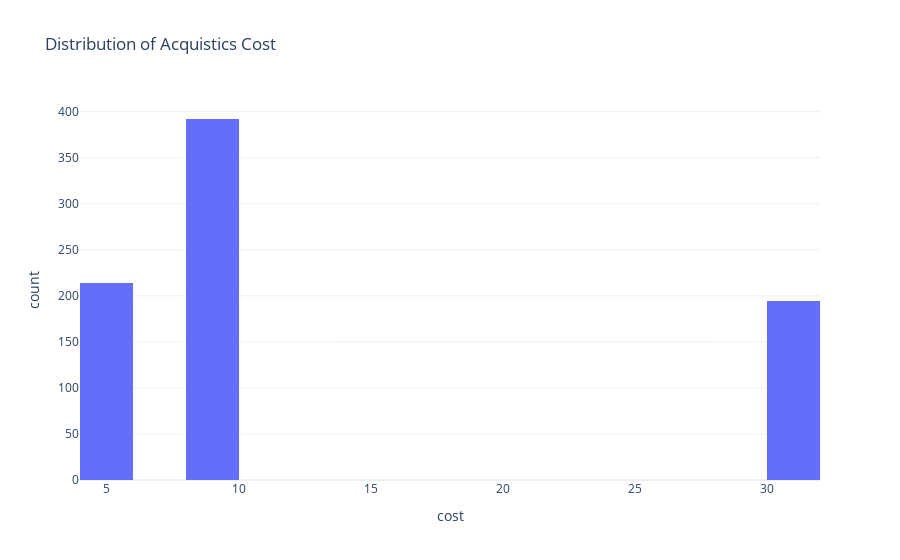

Notebook source saved alongside this figure:
### Markdown cell above
# MAKE A VISUALIZATION FOR THE DISTRIBUTION OF CUSTOMER ACQUISITION COST

### Code cell
fig=px.histogram(data,
                x="cost",
                nbins=20,
                title="Distribution of Acquistics Cost")
fig.show()

### Figure 1 — Plotly figure (JSON) as saved in the notebook; plotly's stock layout.template omitted (floating-point values rounded to 4 significant figures; data arrays with more than 128 entries replaced by an {"elided": "..."} marker saying what was removed)
{"data": [{"alignmentgroup": "True", "bingroup": "x", "hovertemplate": "cost=%{x}<br>count=%{y}<extra></extra>", "legendgroup": "", "marker": {"color": "#636efa", "pattern": {"shape": ""}}, "name": "", "nbinsx": 20, "offsetgroup": "", "orientation": "v", "showlegend": false, "type": "histogram", "x": {"elided": "800 float values"}, "xaxis": "x", "yaxis": "y"}], "layout": {"autosize": true, "barmode": "relative", "legend": {"tracegroupgap": 0}, "title": {"text": "Distribution of Acquistics Cost"}, "xaxis": {"anchor": "y", "autorange": true, "domain": [0, 1], "range": [4, 32], "title": {"text": "cost"}, "type": "linear"}, "yaxis": {"anchor": "x", "autorange": true, "domain": [0, 1], "range": [0, 412.6], "title": {"text": "count"}}}}
